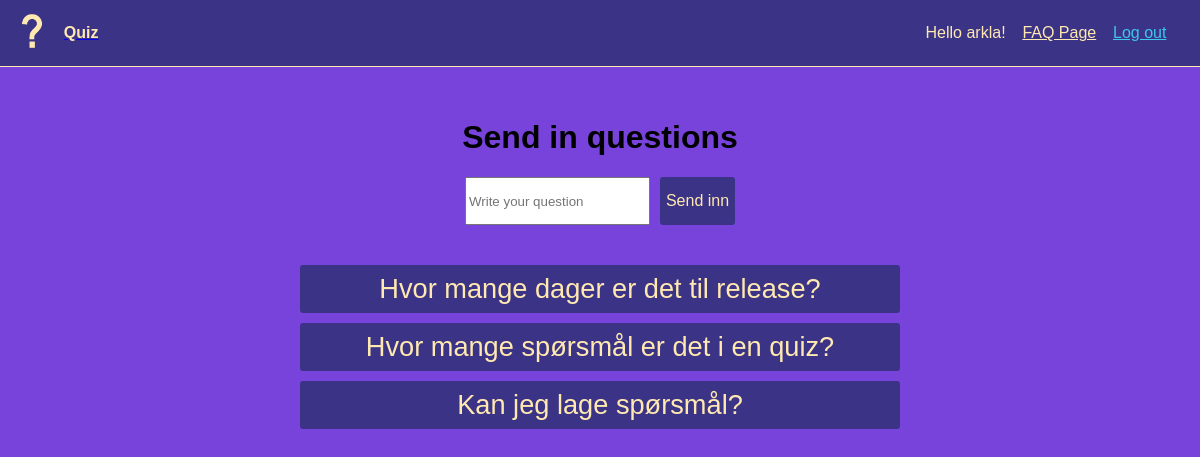
The page /faqpage.php (signed in) on the database its author committed.
### tables this page shows
CREATE TABLE `faq` (
  `id` int(11) NOT NULL,
  `question` varchar(256) DEFAULT NULL,
  `answer` varchar(256) NOT NULL,
  `display` int(11) DEFAULT 0
);

### faqpage.php (the view, shortened to what this page needs)
<!DOCTYPE html>
<html lang="en">
<head>
  <link rel="stylesheet" href="style.css">
</head>
<body id="faqPageBody">
  <?php
    include_once 'header.php';
    include_once 'includes/dbh.inc.php';
    echo "
    <div class='questionSendContainer'>
      <h1>Send in questions</h1>
      <form action='includes/faq.inc.php' method='POST' class='sendForm'>
        <input name='question' type='text' placeholder='Write your question'>
        <button type='submit' name='faqsubmit'>Send inn</button>
      </form>
    </div>
    ";
    $sql = "SELECT * FROM faq";
    $result = $conn->query($sql);
    echo "<div class='faqContainerDiv'>";
    while ($row = $result -> fetch_assoc()){
      $display = $row["display"];
      if($display == 1){
        echo "
          <button class='dropDownButton'>".$row["question"]."</button>
          <div class='faqDiv'>
            <p>".$row["answer"]."</p>
          </div>
        ";
      }
    }
    echo "</div>";
  ?>
</body>
</html>

### style.css (style rules this page uses)
body { margin: 0; font-family: arial; }
#faqPageBody { background-color: #7743DB; }
.sendForm { display: flex; justify-content: center; }
.sendForm button { background-color: #3b3486; color: #ffe9b1; font-size: 1em; border: none; height: 6vh; border-radius: 3px; margin: 0 0 0 10px; }
.faqContainerDiv { display: grid; justify-content: center; }
.dropDownButton { background-color: #3b3486; color: #ffe9b1; font-size: 1.7em; border: none; height: 6vh; border-radius: 3px; width: 50vw; margin: 10px 0 0 0; }
.questionSendContainer { display: grid; justify-content: center; margin: 30px; }

### rows shown on the page
faq: question "Hvor mange dager er det til release?"
faq: question "Hvor mange spørsmål er det i en quiz?"
faq: question "Kan jeg lage spørsmål?"

### other values the page prints
$_SESSION['useruid'] "arkla"
